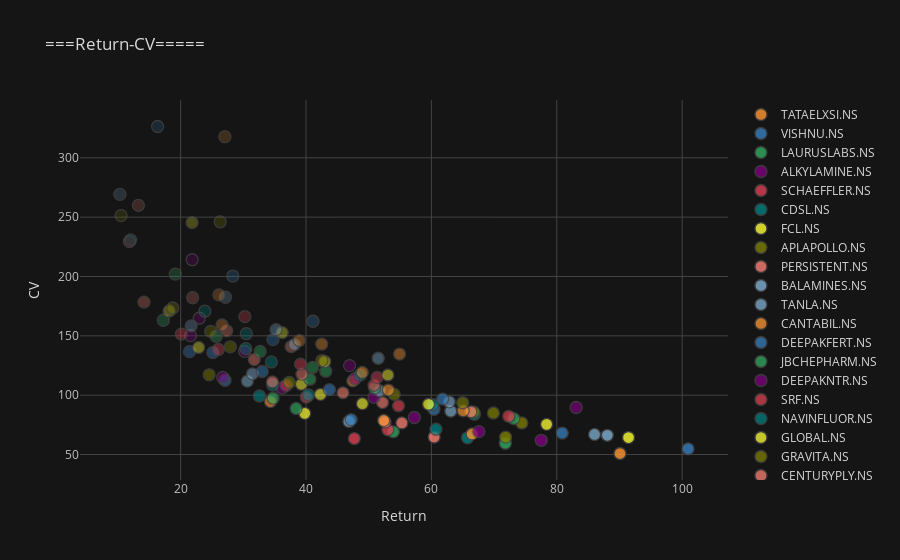

Here is the notebook cell this chart was saved with:
### Code cell
df1.iplot(kind="scatter",
              x="Return%", y='CV',
              mode='markers',
              xTitle="Return", yTitle="CV",
              title="===Return-CV=====", categories="Ticker",theme="solar")

### Figure 1 — Plotly figure (JSON) as saved in the notebook; plotly's stock layout.template omitted (floating-point values rounded to 4 significant figures)
{"data": [{"marker": {"color": "rgba(255, 153, 51, 1.0)", "line": {"width": 1.3}, "opacity": 0.8, "size": 12, "symbol": "circle"}, "mode": "markers", "name": "TATAELXSI.NS", "textfont": {"color": "#D9D9D9"}, "type": "scatter", "x": [90.08], "y": [50.87]}, {"marker": {"color": "rgba(55, 128, 191, 1.0)", "line": {"width": 1.3}, "opacity": 0.8, "size": 12, "symbol": "circle"}, "mode": "markers", "name": "VISHNU.NS", "textfont": {"color": "#D9D9D9"}, "type": "scatter", "x": [100.9], "y": [54.79]}, {"marker": {"color": "rgba(50, 171, 96, 1.0)", "line": {"width": 1.3}, "opacity": 0.8, "size": 12, "symbol": "circle"}, "mode": "markers", "name": "LAURUSLABS.NS", "textfont": {"color": "#D9D9D9"}, "type": "scatter", "x": [71.79], "y": [59.52]}, {"marker": {"color": "rgba(128, 0, 128, 1.0)", "line": {"width": 1.3}, "opacity": 0.8, "size": 12, "symbol": "circle"}, "mode": "markers", "name": "ALKYLAMINE.NS", "textfont": {"color": "#D9D9D9"}, "type": "scatter", "x": [77.52], "y": [61.97]}, {"marker": {"color": "rgba(219, 64, 82, 1.0)", "line": {"width": 1.3}, "opacity": 0.8, "size": 12, "symbol": "circle"}, "mode": "markers", "name": "SCHAEFFLER.NS", "textfont": {"color": "#D9D9D9"}, "type": "scatter", "x": [47.7], "y": [63.43]}, {"marker": {"color": "rgba(0, 128, 128, 1.0)", "line": {"width": 1.3}, "opacity": 0.8, "size": 12, "symbol": "circle"}, "mode": "markers", "name": "CDSL.NS", "textfont": {"color": "#D9D9D9"}, "type": "scatter", "x": [65.76], "y": [64.07]}, {"marker": {"color": "rgba(255, 255, 51, 1.0)", "line": {"width": 1.3}, "opacity": 0.8, "size": 12, "symbol": "circle"}, "mode": "markers", "name": "FCL.NS", "textfont": {"color": "#D9D9D9"}, "type": "scatter", "x": [91.44], "y": [64.29]}, {"marker": {"color": "rgba(128, 128, 0, 1.0)", "line": {"width": 1.3}, "opacity": 0.8, "size": 12, "symbol": "circle"}, "mode": "markers", "name": "APLAPOLLO.NS", "textfont": {"color": "#D9D9D9"}, "type": "scatter", "x": [71.83], "y": [64.66]}, {"marker": {"color": "rgba(251, 128, 114, 1.0)", "line": {"width": 1.3}, "opacity": 0.8, "size": 12, "symbol": "circle"}, "mode": "markers", "name": "PERSISTENT.NS", "textfont": {"color": "#D9D9D9"}, "type": "scatter", "x": [60.43], "y": [64.72]}, {"marker": {"color": "rgba(128, 177, 211, 1.0)", "line": {"width": 1.3}, "opacity": 0.8, "size": 12, "symbol": "circle"}, "mode": "markers", "name": "BALAMINES.NS", "textfont": {"color": "#D9D9D9"}, "type": "scatter", "x": [88.06], "y": [66.21]}, {"marker": {"color": "rgba(128, 177, 211, 0.9407407407407407)", "line": {"width": 1.3}, "opacity": 0.8, "size": 12, "symbol": "circle"}, "mode": "markers", "name": "TANLA.NS", "textfont": {"color": "#D9D9D9"}, "type": "scatter", "x": [86.02], "y": [66.92]}, {"marker": {"color": "rgba(255, 153, 51, 0.9407407407407407)", "line": {"width": 1.3}, "opacity": 0.8, "size": 12, "symbol": "circle"}, "mode": "markers", "name": "CANTABIL.NS", "textfont": {"color": "#D9D9D9"}, "type": "scatter", "x": [66.49], "y": [67.37]}, {"marker": {"color": "rgba(55, 128, 191, 0.9407407407407407)", "line": {"width": 1.3}, "opacity": 0.8, "size": 12, "symbol": "circle"}, "mode": "markers", "name": "DEEPAKFERT.NS", "textfont": {"color": "#D9D9D9"}, "type": "scatter", "x": [80.86], "y": [68.06]}, {"marker": {"color": "rgba(50, 171, 96, 0.9407407407407407)", "line": {"width": 1.3}, "opacity": 0.8, "size": 12, "symbol": "circle"}, "mode": "markers", "name": "JBCHEPHARM.NS", "textfont": {"color": "#D9D9D9"}, "type": "scatter", "x": [53.93], "y": [69.13]}, {"marker": {"color": "rgba(128, 0, 128, 0.9407407407407407)", "line": {"width": 1.3}, "opacity": 0.8, "size": 12, "symbol": "circle"}, "mode": "markers", "name": "DEEPAKNTR.NS", "textfont": {"color": "#D9D9D9"}, "type": "scatter", "x": [67.57], "y": [69.29]}, {"marker": {"color": "rgba(219, 64, 82, 0.9407407407407407)", "line": {"width": 1.3}, "opacity": 0.8, "size": 12, "symbol": "circle"}, "mode": "markers", "name": "SRF.NS", "textfont": {"color": "#D9D9D9"}, "type": "scatter", "x": [53.05], "y": [70.8]}, {"marker": {"color": "rgba(0, 128, 128, 0.9407407407407407)", "line": {"width": 1.3}, "opacity": 0.8, "size": 12, "symbol": "circle"}, "mode": "markers", "name": "NAVINFLUOR.NS", "textfont": {"color": "#D9D9D9"}, "type": "scatter", "x": [60.72], "y": [71.3]}, {"marker": {"color": "rgba(255, 255, 51, 0.9407407407407407)", "line": {"width": 1.3}, "opacity": 0.8, "size": 12, "symbol": "circle"}, "mode": "markers", "name": "GLOBAL.NS", "textfont": {"color": "#D9D9D9"}, "type": "scatter", "x": [78.38], "y": [75.41]}, {"marker": {"color": "rgba(128, 128, 0, 0.9407407407407407)", "line": {"width": 1.3}, "opacity": 0.8, "size": 12, "symbol": "circle"}, "mode": "markers", "name": "GRAVITA.NS", "textfont": {"color": "#D9D9D9"}, "type": "scatter", "x": [74.42], "y": [76.59]}, {"marker": {"color": "rgba(251, 128, 114, 0.9407407407407407)", "line": {"width": 1.3}, "opacity": 0.8, "size": 12, "symbol": "circle"}, "mode": "markers", "name": "CENTURYPLY.NS", "textfont": {"color": "#D9D9D9"}, "type": "scatter", "x": [55.29], "y": [76.6]}, {"marker": {"color": "rgba(251, 128, 114, 0.8814814814814813)", "line": {"width": 1.3}, "opacity": 0.8, "size": 12, "symbol": "circle"}, "mode": "markers", "name": "TIMKEN.NS", "textfont": {"color": "#D9D9D9"}, "type": "scatter", "x": [52.61], "y": [77.52]}, {"marker": {"color": "rgba(128, 177, 211, 0.8814814814814813)", "line": {"width": 1.3}, "opacity": 0.8, "size": 12, "symbol": "circle"}, "mode": "markers", "name": "GRINDWELL.NS", "textfont": {"color": "#D9D9D9"}, "type": "scatter", "x": [46.84], "y": [77.87]}, {"marker": {"color": "rgba(255, 153, 51, 0.8814814814814813)", "line": {"width": 1.3}, "opacity": 0.8, "size": 12, "symbol": "circle"}, "mode": "markers", "name": "MINDTREE.NS", "textfont": {"color": "#D9D9D9"}, "type": "scatter", "x": [52.39], "y": [78.75]}, {"marker": {"color": "rgba(55, 128, 191, 0.8814814814814813)", "line": {"width": 1.3}, "opacity": 0.8, "size": 12, "symbol": "circle"}, "mode": "markers", "name": "BLUEDART.NS", "textfont": {"color": "#D9D9D9"}, "type": "scatter", "x": [47.2], "y": [79.41]}, {"marker": {"color": "rgba(50, 171, 96, 0.8814814814814813)", "line": {"width": 1.3}, "opacity": 0.8, "size": 12, "symbol": "circle"}, "mode": "markers", "name": "VINYLINDIA.NS", "textfont": {"color": "#D9D9D9"}, "type": "scatter", "x": [73.12], "y": [80.31]}, {"marker": {"color": "rgba(128, 0, 128, 0.8814814814814813)", "line": {"width": 1.3}, "opacity": 0.8, "size": 12, "symbol": "circle"}, "mode": "markers", "name": "KPRMILL.NS", "textfont": {"color": "#D9D9D9"}, "type": "scatter", "x": [57.27], "y": [81.19]}, {"marker": {"color": "rgba(219, 64, 82, 0.8814814814814813)", "line": {"width": 1.3}, "opacity": 0.8, "size": 12, "symbol": "circle"}, "mode": "markers", "name": "PITTIENG.NS", "textfont": {"color": "#D9D9D9"}, "type": "scatter", "x": [72.34], "y": [82.21]}, {"marker": {"color": "rgba(0, 128, 128, 0.8814814814814813)", "line": {"width": 1.3}, "opacity": 0.8, "size": 12, "symbol": "circle"}, "mode": "markers", "name": "TRIDENT.NS", "textfont": {"color": "#D9D9D9"}, "type": "scatter", "x": [66.86], "y": [83.9]}, {"marker": {"color": "rgba(255, 255, 51, 0.8814814814814813)", "line": {"width": 1.3}, "opacity": 0.8, "size": 12, "symbol": "circle"}, "mode": "markers", "name": "SOLARINDS.NS", "textfont": {"color": "#D9D9D9"}, "type": "scatter", "x": [39.8], "y": [84.68]}, {"marker": {"color": "rgba(128, 128, 0, 0.8814814814814813)", "line": {"width": 1.3}, "opacity": 0.8, "size": 12, "symbol": "circle"}, "mode": "markers", "name": "SRHHYPOLTD.NS", "textfont": {"color": "#D9D9D9"}, "type": "scatter", "x": [69.89], "y": [84.97]}, {"marker": {"color": "rgba(128, 128, 0, 0.8222222222222222)", "line": {"width": 1.3}, "opacity": 0.8, "size": 12, "symbol": "circle"}, "mode": "markers", "name": "GLOBUSSPR.NS", "textfont": {"color": "#D9D9D9"}, "type": "scatter", "x": [66.74], "y": [85.75]}, {"marker": {"color": "rgba(251, 128, 114, 0.8222222222222222)", "line": {"width": 1.3}, "opacity": 0.8, "size": 12, "symbol": "circle"}, "mode": "markers", "name": "MANINFRA.NS", "textfont": {"color": "#D9D9D9"}, "type": "scatter", "x": [66.3], "y": [86.0]}, {"marker": {"color": "rgba(128, 177, 211, 0.8222222222222222)", "line": {"width": 1.3}, "opacity": 0.8, "size": 12, "symbol": "circle"}, "mode": "markers", "name": "VIDHIING.NS", "textfont": {"color": "#D9D9D9"}, "type": "scatter", "x": [63.09], "y": [86.54]}, {"marker": {"color": "rgba(255, 153, 51, 0.8222222222222222)", "line": {"width": 1.3}, "opacity": 0.8, "size": 12, "symbol": "circle"}, "mode": "markers", "name": "GOLDIAM.NS", "textfont": {"color": "#D9D9D9"}, "type": "scatter", "x": [65.07], "y": [86.84]}, {"marker": {"color": "rgba(55, 128, 191, 0.8222222222222222)", "line": {"width": 1.3}, "opacity": 0.8, "size": 12, "symbol": "circle"}, "mode": "markers", "name": "GULPOLY.NS", "textfont": {"color": "#D9D9D9"}, "type": "scatter", "x": [60.41], "y": [88.12]}, {"marker": {"color": "rgba(50, 171, 96, 0.8222222222222222)", "line": {"width": 1.3}, "opacity": 0.8, "size": 12, "symbol": "circle"}, "mode": "markers", "name": "RATNAMANI.NS", "textfont": {"color": "#D9D9D9"}, "type": "scatter", "x": [38.42], "y": [88.84]}, {"marker": {"color": "rgba(128, 0, 128, 0.8222222222222222)", "line": {"width": 1.3}, "opacity": 0.8, "size": 12, "symbol": "circle"}, "mode": "markers", "name": "DSSL.NS", "textfont": {"color": "#D9D9D9"}, "type": "scatter", "x": [83.09], "y": [89.64]}, {"marker": {"color": "rgba(219, 64, 82, 0.8222222222222222)", "line": {"width": 1.3}, "opacity": 0.8, "size": 12, "symbol": "circle"}, "mode": "markers", "name": "ASTEC.NS", "textfont": {"color": "#D9D9D9"}, "type": "scatter", "x": [54.75], "y": [91.03]}, {"marker": {"color": "rgba(0, 128, 128, 0.8222222222222222)", "line": {"width": 1.3}, "opacity": 0.8, "size": 12, "symbol": "circle"}, "mode": "markers", "name": "RSYSTEMS.NS", "textfont": {"color": "#D9D9D9"}, "type": "scatter", "x": [60.2], "y": [91.95]}, {"marker": {"color": "rgba(255, 255, 51, 0.8222222222222222)", "line": {"width": 1.3}, "opacity": 0.8, "size": 12, "symbol": "circle"}, "mode": "markers", "name": "MASTEK.NS", "textfont": {"color": "#D9D9D9"}, "type": "scatter", "x": [59.54], "y": [92.36]}, {"marker": {"color": "rgba(255, 255, 51, 0.7629629629629628)", "line": {"width": 1.3}, "opacity": 0.8, "size": 12, "symbol": "circle"}, "mode": "markers", "name": "POLYMED.NS", "textfont": {"color": "#D9D9D9"}, "type": "scatter", "x": [48.99], "y": [92.82]}, {"marker": {"color": "rgba(128, 128, 0, 0.7629629629629628)", "line": {"width": 1.3}, "opacity": 0.8, "size": 12, "symbol": "circle"}, "mode": "markers", "name": "MIRZAINT.NS", "textfont": {"color": "#D9D9D9"}, "type": "scatter", "x": [64.99], "y": [93.63]}, {"marker": {"color": "rgba(251, 128, 114, 0.7629629629629628)", "line": {"width": 1.3}, "opacity": 0.8, "size": 12, "symbol": "circle"}, "mode": "markers", "name": "ECLERX.NS", "textfont": {"color": "#D9D9D9"}, "type": "scatter", "x": [52.2], "y": [93.79]}, {"marker": {"color": "rgba(128, 177, 211, 0.7629629629629628)", "line": {"width": 1.3}, "opacity": 0.8, "size": 12, "symbol": "circle"}, "mode": "markers", "name": "KOPRAN.NS", "textfont": {"color": "#D9D9D9"}, "type": "scatter", "x": [62.85], "y": [94.44]}, {"marker": {"color": "rgba(255, 153, 51, 0.7629629629629628)", "line": {"width": 1.3}, "opacity": 0.8, "size": 12, "symbol": "circle"}, "mode": "markers", "name": "COROMANDEL.NS", "textfont": {"color": "#D9D9D9"}, "type": "scatter", "x": [34.32], "y": [94.64]}, {"marker": {"color": "rgba(55, 128, 191, 0.7629629629629628)", "line": {"width": 1.3}, "opacity": 0.8, "size": 12, "symbol": "circle"}, "mode": "markers", "name": "JUBLINDS.NS", "textfont": {"color": "#D9D9D9"}, "type": "scatter", "x": [61.78], "y": [96.7]}, {"marker": {"color": "rgba(50, 171, 96, 0.7629629629629628)", "line": {"width": 1.3}, "opacity": 0.8, "size": 12, "symbol": "circle"}, "mode": "markers", "name": "PAGEIND.NS", "textfont": {"color": "#D9D9D9"}, "type": "scatter", "x": [34.74], "y": [97.48]}, {"marker": {"color": "rgba(128, 0, 128, 0.7629629629629628)", "line": {"width": 1.3}, "opacity": 0.8, "size": 12, "symbol": "circle"}, "mode": "markers", "name": "ELGIEQUIP.NS", "textfont": {"color": "#D9D9D9"}, "type": "scatter", "x": [50.84], "y": [98.2]}, {"marker": {"color": "rgba(219, 64, 82, 0.7629629629629628)", "line": {"width": 1.3}, "opacity": 0.8, "size": 12, "symbol": "circle"}, "mode": "markers", "name": "KSB.NS", "textfont": {"color": "#D9D9D9"}, "type": "scatter", "x": [40.03], "y": [98.41]}, {"marker": {"color": "rgba(0, 128, 128, 0.7629629629629628)", "line": {"width": 1.3}, "opacity": 0.8, "size": 12, "symbol": "circle"}, "mode": "markers", "name": "SFL.NS", "textfont": {"color": "#D9D9D9"}, "type": "scatter", "x": [32.56], "y": [99.29]}, {"marker": {"color": "rgba(0, 128, 128, 0.7037037037037035)", "line": {"width": 1.3}, "opacity": 0.8, "size": 12, "symbol": "circle"}, "mode": "markers", "name": "MOLDTKPAC.NS", "textfont": {"color": "#D9D9D9"}, "type": "scatter", "x": [40.39], "y": [100.2]}, {"marker": {"color": "rgba(255, 255, 51, 0.7037037037037035)", "line": {"width": 1.3}, "opacity": 0.8, "size": 12, "symbol": "circle"}, "mode": "markers", "name": "RADICO.NS", "textfont": {"color": "#D9D9D9"}, "type": "scatter", "x": [42.3], "y": [100.7]}, {"marker": {"color": "rgba(128, 128, 0, 0.7037037037037035)", "line": {"width": 1.3}, "opacity": 0.8, "size": 12, "symbol": "circle"}, "mode": "markers", "name": "AVTNPL.NS", "textfont": {"color": "#D9D9D9"}, "type": "scatter", "x": [54.06], "y": [100.7]}, {"marker": {"color": "rgba(251, 128, 114, 0.7037037037037035)", "line": {"width": 1.3}, "opacity": 0.8, "size": 12, "symbol": "circle"}, "mode": "markers", "name": "AARTIDRUGS.NS", "textfont": {"color": "#D9D9D9"}, "type": "scatter", "x": [45.89], "y": [102.0]}, {"marker": {"color": "rgba(128, 177, 211, 0.7037037037037035)", "line": {"width": 1.3}, "opacity": 0.8, "size": 12, "symbol": "circle"}, "mode": "markers", "name": "NELCO.NS", "textfont": {"color": "#D9D9D9"}, "type": "scatter", "x": [51.72], "y": [103.7]}, {"marker": {"color": "rgba(255, 153, 51, 0.7037037037037035)", "line": {"width": 1.3}, "opacity": 0.8, "size": 12, "symbol": "circle"}, "mode": "markers", "name": "TRIVENI.NS", "textfont": {"color": "#D9D9D9"}, "type": "scatter", "x": [53.14], "y": [104.3]}, {"marker": {"color": "rgba(55, 128, 191, 0.7037037037037035)", "line": {"width": 1.3}, "opacity": 0.8, "size": 12, "symbol": "circle"}, "mode": "markers", "name": "ESABINDIA.NS", "textfont": {"color": "#D9D9D9"}, "type": "scatter", "x": [43.73], "y": [104.7]}, {"marker": {"color": "rgba(50, 171, 96, 0.7037037037037035)", "line": {"width": 1.3}, "opacity": 0.8, "size": 12, "symbol": "circle"}, "mode": "markers", "name": "EXPLEOSOL.NS", "textfont": {"color": "#D9D9D9"}, "type": "scatter", "x": [50.95], "y": [106.0]}, {"marker": {"color": "rgba(128, 0, 128, 0.7037037037037035)", "line": {"width": 1.3}, "opacity": 0.8, "size": 12, "symbol": "circle"}, "mode": "markers", "name": "NH.NS", "textfont": {"color": "#D9D9D9"}, "type": "scatter", "x": [36.18], "y": [106.1]}, {"marker": {"color": "rgba(219, 64, 82, 0.7037037037037035)", "line": {"width": 1.3}, "opacity": 0.8, "size": 12, "symbol": "circle"}, "mode": "markers", "name": "ACE.NS", "textfont": {"color": "#D9D9D9"}, "type": "scatter", "x": [50.84], "y": [108.3]}, {"marker": {"color": "rgba(219, 64, 82, 0.6444444444444442)", "line": {"width": 1.3}, "opacity": 0.8, "size": 12, "symbol": "circle"}, "mode": "markers", "name": "APOLLOHOSP.NS", "textfont": {"color": "#D9D9D9"}, "type": "scatter", "x": [36.83], "y": [108.3]}, {"marker": {"color": "rgba(0, 128, 128, 0.6444444444444442)", "line": {"width": 1.3}, "opacity": 0.8, "size": 12, "symbol": "circle"}, "mode": "markers", "name": "BALKRISIND.NS", "textfont": {"color": "#D9D9D9"}, "type": "scatter", "x": [34.7], "y": [108.5]}, {"marker": {"color": "rgba(255, 255, 51, 0.6444444444444442)", "line": {"width": 1.3}, "opacity": 0.8, "size": 12, "symbol": "circle"}, "mode": "markers", "name": "BASF.NS", "textfont": {"color": "#D9D9D9"}, "type": "scatter", "x": [39.26], "y": [109.2]}, {"marker": {"color": "rgba(128, 128, 0, 0.6444444444444442)", "line": {"width": 1.3}, "opacity": 0.8, "size": 12, "symbol": "circle"}, "mode": "markers", "name": "BEL.NS", "textfont": {"color": "#D9D9D9"}, "type": "scatter", "x": [37.32], "y": [110.7]}, {"marker": {"color": "rgba(251, 128, 114, 0.6444444444444442)", "line": {"width": 1.3}, "opacity": 0.8, "size": 12, "symbol": "circle"}, "mode": "markers", "name": "GUJGASLTD.NS", "textfont": {"color": "#D9D9D9"}, "type": "scatter", "x": [34.64], "y": [111.1]}, {"marker": {"color": "rgba(128, 177, 211, 0.6444444444444442)", "line": {"width": 1.3}, "opacity": 0.8, "size": 12, "symbol": "circle"}, "mode": "markers", "name": "TITAN.NS", "textfont": {"color": "#D9D9D9"}, "type": "scatter", "x": [30.64], "y": [111.8]}, {"marker": {"color": "rgba(255, 153, 51, 0.6444444444444442)", "line": {"width": 1.3}, "opacity": 0.8, "size": 12, "symbol": "circle"}, "mode": "markers", "name": "PRAJIND.NS", "textfont": {"color": "#D9D9D9"}, "type": "scatter", "x": [47.46], "y": [112.0]}, {"marker": {"color": "rgba(55, 128, 191, 0.6444444444444442)", "line": {"width": 1.3}, "opacity": 0.8, "size": 12, "symbol": "circle"}, "mode": "markers", "name": "ASIANPAINT.NS", "textfont": {"color": "#D9D9D9"}, "type": "scatter", "x": [27.08], "y": [112.6]}, {"marker": {"color": "rgba(50, 171, 96, 0.6444444444444442)", "line": {"width": 1.3}, "opacity": 0.8, "size": 12, "symbol": "circle"}, "mode": "markers", "name": "GRANULES.NS", "textfont": {"color": "#D9D9D9"}, "type": "scatter", "x": [40.62], "y": [113.4]}, {"marker": {"color": "rgba(128, 0, 128, 0.6444444444444442)", "line": {"width": 1.3}, "opacity": 0.8, "size": 12, "symbol": "circle"}, "mode": "markers", "name": "FIEMIND.NS", "textfont": {"color": "#D9D9D9"}, "type": "scatter", "x": [47.82], "y": [113.9]}, {"marker": {"color": "rgba(128, 0, 128, 0.585185185185185)", "line": {"width": 1.3}, "opacity": 0.8, "size": 12, "symbol": "circle"}, "mode": "markers", "name": "DIVISLAB.NS", "textfont": {"color": "#D9D9D9"}, "type": "scatter", "x": [26.72], "y": [114.9]}, {"marker": {"color": "rgba(219, 64, 82, 0.585185185185185)", "line": {"width": 1.3}, "opacity": 0.8, "size": 12, "symbol": "circle"}, "mode": "markers", "name": "POKARNA.NS", "textfont": {"color": "#D9D9D9"}, "type": "scatter", "x": [51.34], "y": [115.0]}, {"marker": {"color": "rgba(0, 128, 128, 0.585185185185185)", "line": {"width": 1.3}, "opacity": 0.8, "size": 12, "symbol": "circle"}, "mode": "markers", "name": "TALBROAUTO.NS", "textfont": {"color": "#D9D9D9"}, "type": "scatter", "x": [48.6], "y": [116.9]}, {"marker": {"color": "rgba(255, 255, 51, 0.585185185185185)", "line": {"width": 1.3}, "opacity": 0.8, "size": 12, "symbol": "circle"}, "mode": "markers", "name": "KOTHARIPET.NS", "textfont": {"color": "#D9D9D9"}, "type": "scatter", "x": [53.06], "y": [117.0]}, {"marker": {"color": "rgba(128, 128, 0, 0.585185185185185)", "line": {"width": 1.3}, "opacity": 0.8, "size": 12, "symbol": "circle"}, "mode": "markers", "name": "PIDILITIND.NS", "textfont": {"color": "#D9D9D9"}, "type": "scatter", "x": [24.55], "y": [117.2]}, {"marker": {"color": "rgba(251, 128, 114, 0.585185185185185)", "line": {"width": 1.3}, "opacity": 0.8, "size": 12, "symbol": "circle"}, "mode": "markers", "name": "KEI.NS", "textfont": {"color": "#D9D9D9"}, "type": "scatter", "x": [39.35], "y": [117.7]}, {"marker": {"color": "rgba(128, 177, 211, 0.585185185185185)", "line": {"width": 1.3}, "opacity": 0.8, "size": 12, "symbol": "circle"}, "mode": "markers", "name": "CRISIL.NS", "textfont": {"color": "#D9D9D9"}, "type": "scatter", "x": [31.46], "y": [118.0]}, {"marker": {"color": "rgba(255, 153, 51, 0.585185185185185)", "line": {"width": 1.3}, "opacity": 0.8, "size": 12, "symbol": "circle"}, "mode": "markers", "name": "SAKSOFT.NS", "textfont": {"color": "#D9D9D9"}, "type": "scatter", "x": [48.97], "y": [119.1]}, {"marker": {"color": "rgba(55, 128, 191, 0.585185185185185)", "line": {"width": 1.3}, "opacity": 0.8, "size": 12, "symbol": "circle"}, "mode": "markers", "name": "LTI.NS", "textfont": {"color": "#D9D9D9"}, "type": "scatter", "x": [33.0], "y": [120.0]}, {"marker": {"color": "rgba(50, 171, 96, 0.585185185185185)", "line": {"width": 1.3}, "opacity": 0.8, "size": 12, "symbol": "circle"}, "mode": "markers", "name": "SHANTIGEAR.NS", "textfont": {"color": "#D9D9D9"}, "type": "scatter", "x": [43.14], "y": [120.2]}, {"marker": {"color": "rgba(50, 171, 96, 0.5259259259259257)", "line": {"width": 1.3}, "opacity": 0.8, "size": 12, "symbol": "circle"}, "mode": "markers", "name": "HIL.NS", "textfont": {"color": "#D9D9D9"}, "type": "scatter", "x": [41.04], "y": [123.4]}, {"marker": {"color": "rgba(128, 0, 128, 0.5259259259259257)", "line": {"width": 1.3}, "opacity": 0.8, "size": 12, "symbol": "circle"}, "mode": "markers", "name": "VIMTALABS.NS", "textfont": {"color": "#D9D9D9"}, "type": "scatter", "x": [46.95], "y": [124.9]}, {"marker": {"color": "rgba(219, 64, 82, 0.5259259259259257)", "line": {"width": 1.3}, "opacity": 0.8, "size": 12, "symbol": "circle"}, "mode": "markers", "name": "ADORWELD.NS", "textfont": {"color": "#D9D9D9"}, "type": "scatter", "x": [39.13], "y": [126.1]}, {"marker": {"color": "rgba(0, 128, 128, 0.5259259259259257)", "line": {"width": 1.3}, "opacity": 0.8, "size": 12, "symbol": "circle"}, "mode": "markers", "name": "ADFFOODS.NS", "textfont": {"color": "#D9D9D9"}, "type": "scatter", "x": [34.47], "y": [128.0]}, {"marker": {"color": "rgba(255, 255, 51, 0.5259259259259257)", "line": {"width": 1.3}, "opacity": 0.8, "size": 12, "symbol": "circle"}, "mode": "markers", "name": "GUFICBIO.NS", "textfont": {"color": "#D9D9D9"}, "type": "scatter", "x": [42.99], "y": [128.3]}, {"marker": {"color": "rgba(128, 128, 0, 0.5259259259259257)", "line": {"width": 1.3}, "opacity": 0.8, "size": 12, "symbol": "circle"}, "mode": "markers", "name": "HITECH.NS", "textfont": {"color": "#D9D9D9"}, "type": "scatter", "x": [42.53], "y": [129.2]}, {"marker": {"color": "rgba(251, 128, 114, 0.5259259259259257)", "line": {"width": 1.3}, "opacity": 0.8, "size": 12, "symbol": "circle"}, "mode": "markers", "name": "JUBLFOOD.NS", "textfont": {"color": "#D9D9D9"}, "type": "scatter", "x": [31.74], "y": [130.0]}, {"marker": {"color": "rgba(128, 177, 211, 0.5259259259259257)", "line": {"width": 1.3}, "opacity": 0.8, "size": 12, "symbol": "circle"}, "mode": "markers", "name": "MAANALU.NS", "textfont": {"color": "#D9D9D9"}, "type": "scatter", "x": [51.51], "y": [131.1]}, {"marker": {"color": "rgba(255, 153, 51, 0.5259259259259257)", "line": {"width": 1.3}, "opacity": 0.8, "size": 12, "symbol": "circle"}, "mode": "markers", "name": "PREMIERPOL.NS", "textfont": {"color": "#D9D9D9"}, "type": "scatter", "x": [54.92], "y": [134.7]}, {"marker": {"color": "rgba(55, 128, 191, 0.5259259259259257)", "line": {"width": 1.3}, "opacity": 0.8, "size": 12, "symbol": "circle"}, "mode": "markers", "name": "HAVELLS.NS", "textfont": {"color": "#D9D9D9"}, "type": "scatter", "x": [25.14], "y": [135.9]}, {"marker": {"color": "rgba(55, 128, 191, 0.4666666666666664)", "line": {"width": 1.3}, "opacity": 0.8, "size": 12, "symbol": "circle"}, "mode": "markers", "name": "ABBOTINDIA.NS", "textfont": {"color": "#D9D9D9"}, "type": "scatter", "x": [21.42], "y": [136.7]}, {"marker": {"color": "rgba(50, 171, 96, 0.4666666666666664)", "line": {"width": 1.3}, "opacity": 0.8, "size": 12, "symbol": "circle"}, "mode": "markers", "name": "BHARATRAS.NS", "textfont": {"color": "#D9D9D9"}, "type": "scatter", "x": [32.69], "y": [136.9]}, {"marker": {"color": "rgba(128, 0, 128, 0.4666666666666664)", "line": {"width": 1.3}, "opacity": 0.8, "size": 12, "symbol": "circle"}, "mode": "markers", "name": "SONATSOFTW.NS", "textfont": {"color": "#D9D9D9"}, "type": "scatter", "x": [30.2], "y": [136.9]}, {"marker": {"color": "rgba(219, 64, 82, 0.4666666666666664)", "line": {"width": 1.3}, "opacity": 0.8, "size": 12, "symbol": "circle"}, "mode": "markers", "name": "AARTIIND.NS", "textfont": {"color": "#D9D9D9"}, "type": "scatter", "x": [26.01], "y": [138.5]}, {"marker": {"color": "rgba(0, 128, 128, 0.4666666666666664)", "line": {"width": 1.3}, "opacity": 0.8, "size": 12, "symbol": "circle"}, "mode": "markers", "name": "AMRUTANJAN.NS", "textfont": {"color": "#D9D9D9"}, "type": "scatter", "x": [30.39], "y": [139.2]}, {"marker": {"color": "rgba(255, 255, 51, 0.4666666666666664)", "line": {"width": 1.3}, "opacity": 0.8, "size": 12, "symbol": "circle"}, "mode": "markers", "name": "AJANTPHARM.NS", "textfont": {"color": "#D9D9D9"}, "type": "scatter", "x": [22.87], "y": [140.2]}, {"marker": {"color": "rgba(128, 128, 0, 0.4666666666666664)", "line": {"width": 1.3}, "opacity": 0.8, "size": 12, "symbol": "circle"}, "mode": "markers", "name": "KNRCON.NS", "textfont": {"color": "#D9D9D9"}, "type": "scatter", "x": [27.92], "y": [140.8]}, {"marker": {"color": "rgba(251, 128, 114, 0.4666666666666664)", "line": {"width": 1.3}, "opacity": 0.8, "size": 12, "symbol": "circle"}, "mode": "markers", "name": "GNA.NS", "textfont": {"color": "#D9D9D9"}, "type": "scatter", "x": [37.62], "y": [140.9]}, {"marker": {"color": "rgba(128, 177, 211, 0.4666666666666664)", "line": {"width": 1.3}, "opacity": 0.8, "size": 12, "symbol": "circle"}, "mode": "markers", "name": "PRECWIRE.NS", "textfont": {"color": "#D9D9D9"}, "type": "scatter", "x": [38.14], "y": [142.7]}, {"marker": {"color": "rgba(255, 153, 51, 0.4666666666666664)", "line": {"width": 1.3}, "opacity": 0.8, "size": 12, "symbol": "circle"}, "mode": "markers", "name": "HINDCOPPER.NS", "textfont": {"color": "#D9D9D9"}, "type": "scatter", "x": [42.5], "y": [143.0]}, {"marker": {"color": "rgba(255, 153, 51, 0.40740740740740705)", "line": {"width": 1.3}, "opacity": 0.8, "size": 12, "symbol": "circle"}, "mode": "markers", "name": "PRIMESECU.NS", "textfont": {"color": "#D9D9D9"}, "type": "scatter", "x": [38.92], "y": [146.0]}, {"marker": {"color": "rgba(55, 128, 191, 0.40740740740740705)", "line": {"width": 1.3}, "opacity": 0.8, "size": 12, "symbol": "circle"}, "mode": "markers", "name": "DCMSHRIRAM.NS", "textfont": {"color": "#D9D9D9"}, "type": "scatter", "x": [34.72], "y": [146.8]}, {"marker": {"color": "rgba(50, 171, 96, 0.40740740740740705)", "line": {"width": 1.3}, "opacity": 0.8, "size": 12, "symbol": "circle"}, "mode": "markers", "name": "MPHASIS.NS", "textfont": {"color": "#D9D9D9"}, "type": "scatter", "x": [25.67], "y": [149.5]}, {"marker": {"color": "rgba(128, 0, 128, 0.40740740740740705)", "line": {"width": 1.3}, "opacity": 0.8, "size": 12, "symbol": "circle"}, "mode": "markers", "name": "SUPREMEIND.NS", "textfont": {"color": "#D9D9D9"}, "type": "scatter", "x": [21.57], "y": [150.2]}, {"marker": {"color": "rgba(219, 64, 82, 0.40740740740740705)", "line": {"width": 1.3}, "opacity": 0.8, "size": 12, "symbol": "circle"}, "mode": "markers", "name": "BERGEPAINT.NS", "textfont": {"color": "#D9D9D9"}, "type": "scatter", "x": [20.11], "y": [151.5]}, {"marker": {"color": "rgba(0, 128, 128, 0.40740740740740705)", "line": {"width": 1.3}, "opacity": 0.8, "size": 12, "symbol": "circle"}, "mode": "markers", "name": "PUNJABCHEM.NS", "textfont": {"color": "#D9D9D9"}, "type": "scatter", "x": [30.47], "y": [151.9]}, {"marker": {"color": "rgba(255, 255, 51, 0.40740740740740705)", "line": {"width": 1.3}, "opacity": 0.8, "size": 12, "symbol": "circle"}, "mode": "markers", "name": "INTELLECT.NS", "textfont": {"color": "#D9D9D9"}, "type": "scatter", "x": [36.21], "y": [152.7]}, {"marker": {"color": "rgba(128, 128, 0, 0.40740740740740705)", "line": {"width": 1.3}, "opacity": 0.8, "size": 12, "symbol": "circle"}, "mode": "markers", "name": "VINATIORGA.NS", "textfont": {"color": "#D9D9D9"}, "type": "scatter", "x": [24.78], "y": [153.8]}, {"marker": {"color": "rgba(251, 128, 114, 0.40740740740740705)", "line": {"width": 1.3}, "opacity": 0.8, "size": 12, "symbol": "circle"}, "mode": "markers", "name": "LTTS.NS", "textfont": {"color": "#D9D9D9"}, "type": "scatter", "x": [27.35], "y": [154.2]}, {"marker": {"color": "rgba(128, 177, 211, 0.40740740740740705)", "line": {"width": 1.3}, "opacity": 0.8, "size": 12, "symbol": "circle"}, "mode": "markers", "name": "APCOTEXIND.NS", "textfont": {"color": "#D9D9D9"}, "type": "scatter", "x": [35.21], "y": [155.2]}, {"marker": {"color": "rgba(128, 177, 211, 0.34814814814814793)", "line": {"width": 1.3}, "opacity": 0.8, "size": 12, "symbol": "circle"}, "mode": "markers", "name": "IPCALAB.NS", "textfont": {"color": "#D9D9D9"}, "type": "scatter", "x": [21.68], "y": [158.4]}, {"marker": {"color": "rgba(255, 153, 51, 0.34814814814814793)", "line": {"width": 1.3}, "opacity": 0.8, "size": 12, "symbol": "circle"}, "mode": "markers", "name": "HATSUN.NS", "textfont": {"color": "#D9D9D9"}, "type": "scatter", "x": [26.6], "y": [159.2]}, {"marker": {"color": "rgba(55, 128, 191, 0.34814814814814793)", "line": {"width": 1.3}, "opacity": 0.8, "size": 12, "symbol": "circle"}, "mode": "markers", "name": "CYBERTECH.NS", "textfont": {"color": "#D9D9D9"}, "type": "scatter", "x": [41.1], "y": [162.3]}, {"marker": {"color": "rgba(50, 171, 96, 0.34814814814814793)", "line": {"width": 1.3}, "opacity": 0.8, "size": 12, "symbol": "circle"}, "mode": "markers", "name": "ALKEM.NS", "textfont": {"color": "#D9D9D9"}, "type": "scatter", "x": [17.24], "y": [163.1]}, {"marker": {"color": "rgba(128, 0, 128, 0.34814814814814793)", "line": {"width": 1.3}, "opacity": 0.8, "size": 12, "symbol": "circle"}, "mode": "markers", "name": "SUNDRMFAST.NS", "textfont": {"color": "#D9D9D9"}, "type": "scatter", "x": [22.97], "y": [164.9]}, {"marker": {"color": "rgba(219, 64, 82, 0.34814814814814793)", "line": {"width": 1.3}, "opacity": 0.8, "size": 12, "symbol": "circle"}, "mode": "markers", "name": "TCI.NS", "textfont": {"color": "#D9D9D9"}, "type": "scatter", "x": [30.24], "y": [166.1]}, {"marker": {"color": "rgba(0, 128, 128, 0.34814814814814793)", "line": {"width": 1.3}, "opacity": 0.8, "size": 12, "symbol": "circle"}, "mode": "markers", "name": "CCL.NS", "textfont": {"color": "#D9D9D9"}, "type": "scatter", "x": [23.86], "y": [170.8]}, {"marker": {"color": "rgba(255, 255, 51, 0.34814814814814793)", "line": {"width": 1.3}, "opacity": 0.8, "size": 12, "symbol": "circle"}, "mode": "markers", "name": "HCLTECH.NS", "textfont": {"color": "#D9D9D9"}, "type": "scatter", "x": [18.15], "y": [171.0]}, {"marker": {"color": "rgba(128, 128, 0, 0.34814814814814793)", "line": {"width": 1.3}, "opacity": 0.8, "size": 12, "symbol": "circle"}, "mode": "markers", "name": "INFY.NS", "textfont": {"color": "#D9D9D9"}, "type": "scatter", "x": [18.73], "y": [173.5]}, {"marker": {"color": "rgba(251, 128, 114, 0.34814814814814793)", "line": {"width": 1.3}, "opacity": 0.8, "size": 12, "symbol": "circle"}, "mode": "markers", "name": "NESTLEIND.NS", "textfont": {"color": "#D9D9D9"}, "type": "scatter", "x": [14.15], "y": [178.4]}, {"marker": {"color": "rgba(251, 128, 114, 0.2888888888888886)", "line": {"width": 1.3}, "opacity": 0.8, "size": 12, "symbol": "circle"}, "mode": "markers", "name": "LALPATHLAB.NS", "textfont": {"color": "#D9D9D9"}, "type": "scatter", "x": [21.91], "y": [182.1]}, {"marker": {"color": "rgba(128, 177, 211, 0.2888888888888886)", "line": {"width": 1.3}, "opacity": 0.8, "size": 12, "symbol": "circle"}, "mode": "markers", "name": "FSL.NS", "textfont": {"color": "#D9D9D9"}, "type": "scatter", "x": [27.15], "y": [182.5]}, {"marker": {"color": "rgba(255, 153, 51, 0.2888888888888886)", "line": {"width": 1.3}, "opacity": 0.8, "size": 12, "symbol": "circle"}, "mode": "markers", "name": "VAIBHAVGBL.NS", "textfont": {"color": "#D9D9D9"}, "type": "scatter", "x": [26.1], "y": [184.5]}, {"marker": {"color": "rgba(55, 128, 191, 0.2888888888888886)", "line": {"width": 1.3}, "opacity": 0.8, "size": 12, "symbol": "circle"}, "mode": "markers", "name": "HIKAL.NS", "textfont": {"color": "#D9D9D9"}, "type": "scatter", "x": [28.31], "y": [200.4]}, {"marker": {"color": "rgba(50, 171, 96, 0.2888888888888886)", "line": {"width": 1.3}, "opacity": 0.8, "size": 12, "symbol": "circle"}, "mode": "markers", "name": "TTKPRESTIG.NS", "textfont": {"color": "#D9D9D9"}, "type": "scatter", "x": [19.15], "y": [202.0]}, {"marker": {"color": "rgba(128, 0, 128, 0.2888888888888886)", "line": {"width": 1.3}, "opacity": 0.8, "size": 12, "symbol": "circle"}, "mode": "markers", "name": "CIGNITITEC.NS", "textfont": {"color": "#D9D9D9"}, "type": "scatter", "x": [21.84], "y": [214.1]}, {"marker": {"color": "rgba(219, 64, 82, 0.2888888888888886)", "line": {"width": 1.3}, "opacity": 0.8, "size": 12, "symbol": "circle"}, "mode": "markers", "name": "HINDUNILVR.NS", "textfont": {"color": "#D9D9D9"}, "type": "scatter", "x": [11.83], "y": [229.4]}, {"marker": {"color": "rgba(0, 128, 128, 0.2888888888888886)", "line": {"width": 1.3}, "opacity": 0.8, "size": 12, "symbol": "circle"}, "mode": "markers", "name": "TCS.NS", "textfont": {"color": "#D9D9D9"}, "type": "scatter", "x": [12.02], "y": [230.9]}, {"marker": {"color": "rgba(255, 255, 51, 0.2888888888888886)", "line": {"width": 1.3}, "opacity": 0.8, "size": 12, "symbol": "circle"}, "mode": "markers", "name": "MOLDTECH.NS", "textfont": {"color": "#D9D9D9"}, "type": "scatter", "x": [21.82], "y": [245.4]}, {"marker": {"color": "rgba(128, 128, 0, 0.2888888888888886)", "line": {"width": 1.3}, "opacity": 0.8, "size": 12, "symbol": "circle"}, "mode": "markers", "name": "MOREPENLAB.NS", "textfont": {"color": "#D9D9D9"}, "type": "scatter", "x": [26.31], "y": [246.1]}, {"marker": {"color": "rgba(128, 128, 0, 0.22962962962962924)", "line": {"width": 1.3}, "opacity": 0.8, "size": 12, "symbol": "circle"}, "mode": "markers", "name": "MARICO.NS", "textfont": {"color": "#D9D9D9"}, "type": "scatter", "x": [10.5], "y": [251.3]}, {"marker": {"color": "rgba(251, 128, 114, 0.22962962962962924)", "line": {"width": 1.3}, "opacity": 0.8, "size": 12, "symbol": "circle"}, "mode": "markers", "name": "TECHM.NS", "textfont": {"color": "#D9D9D9"}, "type": "scatter", "x": [13.26], "y": [260.0]}, {"marker": {"color": "rgba(128, 177, 211, 0.22962962962962924)", "line": {"width": 1.3}, "opacity": 0.8, "size": 12, "symbol": "circle"}, "mode": "markers", "name": "BRITANNIA.NS", "textfont": {"color": "#D9D9D9"}, "type": "scatter", "x": [10.31], "y": [269.2]}, {"marker": {"color": "rgba(255, 153, 51, 0.22962962962962924)", "line": {"width": 1.3}, "opacity": 0.8, "size": 12, "symbol": "circle"}, "mode": "markers", "name": "THEJO.NS", "textfont": {"color": "#D9D9D9"}, "type": "scatter", "x": [27.05], "y": [317.8]}, {"marker": {"color": "rgba(55, 128, 191, 0.22962962962962924)", "line": {"width": 1.3}, "opacity": 0.8, "size": 12, "symbol": "circle"}, "mode": "markers", "name": "PRESTIGE.NS", "textfont": {"color": "#D9D9D9"}, "type": "scatter", "x": [16.32], "y": [326.4]}], "layout": {"legend": {"bgcolor": "#151516", "font": {"color": "#D9D9D9"}}, "paper_bgcolor": "#151516", "plot_bgcolor": "#151516", "title": {"font": {"color": "#D9D9D9"}, "text": "===Return-CV====="}, "xaxis": {"gridcolor": "#434343", "showgrid": true, "tickfont": {"color": "#C2C2C2"}, "title": {"font": {"color": "#D9D9D9"}, "text": "Return"}, "zerolinecolor": "#666570"}, "yaxis": {"gridcolor": "#434343", "showgrid": true, "tickfont": {"color": "#C2C2C2"}, "title": {"font": {"color": "#D9D9D9"}, "text": "CV"}, "zerolinecolor": "#666570"}}}
